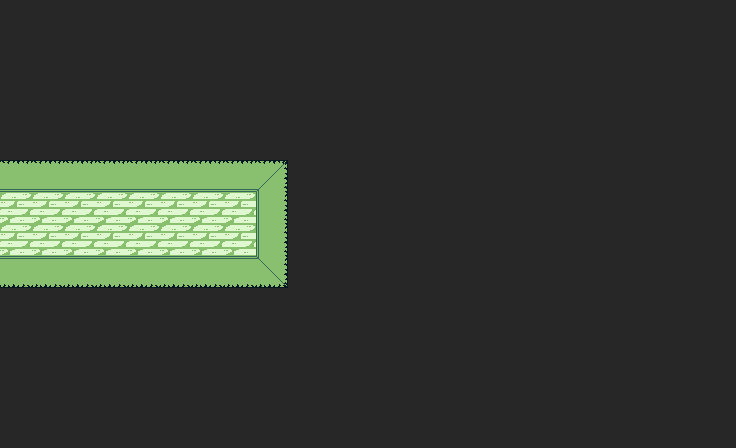

Rendered tile map (Tiled .tmx) drawn with the repository's tilesets; below, a short description and the full map source, tile grids included:
An orthogonal 23x14 tile map with 32x32 px tiles, 1 tile layer (Vrstva dlaždic 1).

<map version="1.8" tiledversion="1.8.4" orientation="orthogonal" renderorder="right-down" width="23" height="14" tilewidth="32" tileheight="32" infinite="0" nextlayerid="2" nextobjectid="1">
 <tileset firstgid="1" source="../Zdi.tsx" />
 <layer id="1" name="Vrstva dlaždic 1" width="23" height="14">
  <data encoding="csv">
18,18,18,18,18,18,18,18,18,18,18,18,18,18,18,18,18,18,18,18,18,18,18,
18,18,18,18,18,18,18,18,18,18,18,18,18,18,18,18,18,18,18,18,18,18,18,
18,18,18,18,18,18,18,18,18,18,18,18,18,18,18,18,18,18,18,18,18,18,18,
18,18,18,18,18,18,18,18,18,18,18,18,18,18,18,18,18,18,18,18,18,18,18,
18,18,18,18,18,18,18,18,18,18,18,18,18,18,18,18,18,18,18,18,18,18,18,
6,6,6,6,6,6,6,6,7,18,18,18,18,18,18,18,18,18,18,18,18,18,18,
5,5,5,5,5,5,5,5,9,18,18,18,18,18,18,18,18,18,18,18,18,18,18,
5,5,5,5,5,5,5,5,9,18,18,18,18,18,18,18,18,18,18,18,18,18,18,
12,12,12,12,12,12,12,12,10,18,18,18,18,18,18,18,18,18,18,18,18,18,18,
18,18,18,18,18,18,18,18,18,18,18,18,18,18,18,18,18,18,18,18,18,18,18,
18,18,18,18,18,18,18,18,18,18,18,18,18,18,18,18,18,18,18,18,18,18,18,
18,18,18,18,18,18,18,18,18,18,18,18,18,18,18,18,18,18,18,18,18,18,18,
18,18,18,18,18,18,18,18,18,18,18,18,18,18,18,18,18,18,18,18,18,18,18,
18,18,18,18,18,18,18,18,18,18,18,18,18,18,18,18,18,18,18,18,18,18,18
</data>
 </layer>
</map>
